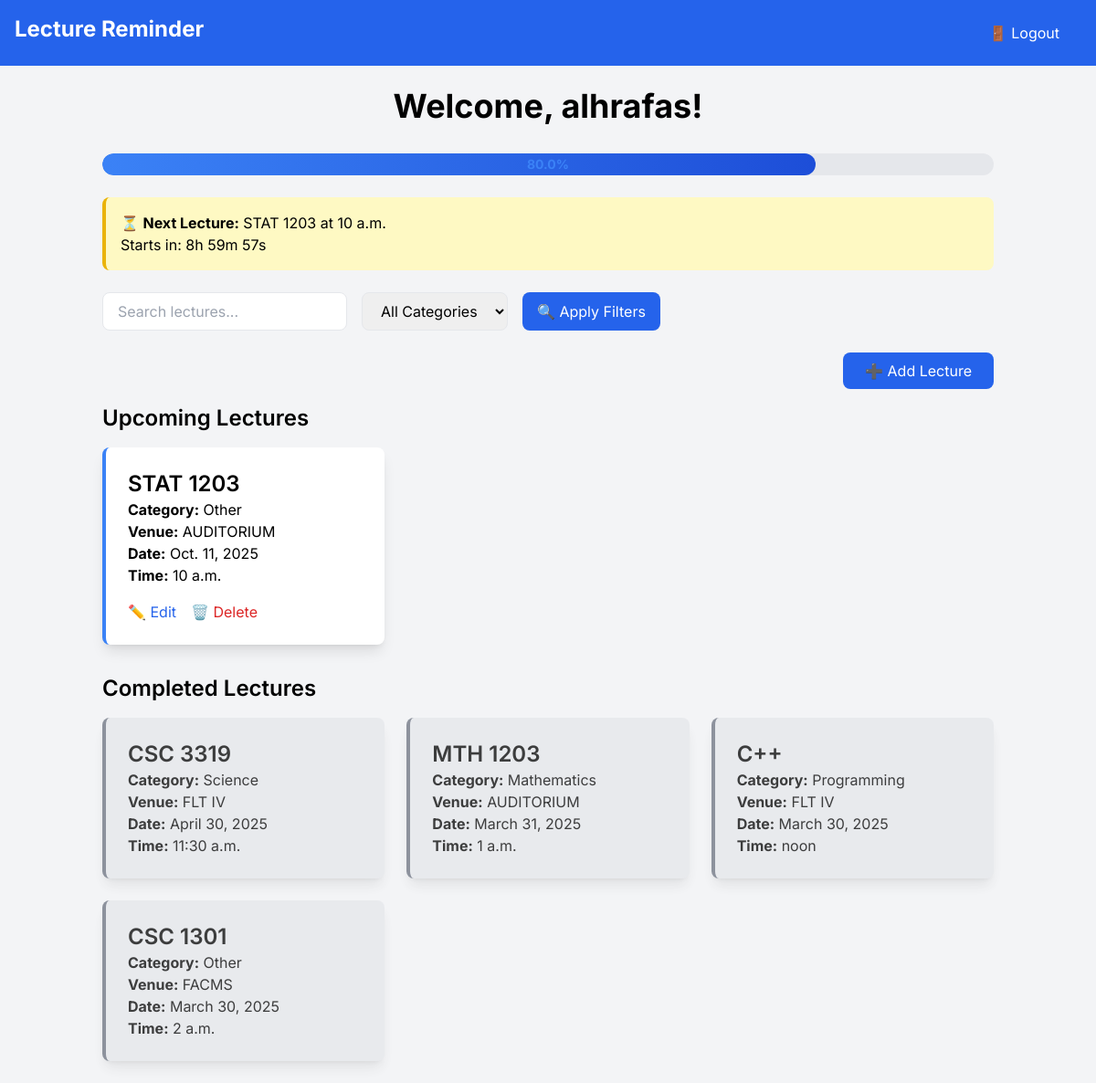
/ (signed in), run on an earlier commit of the app's database.
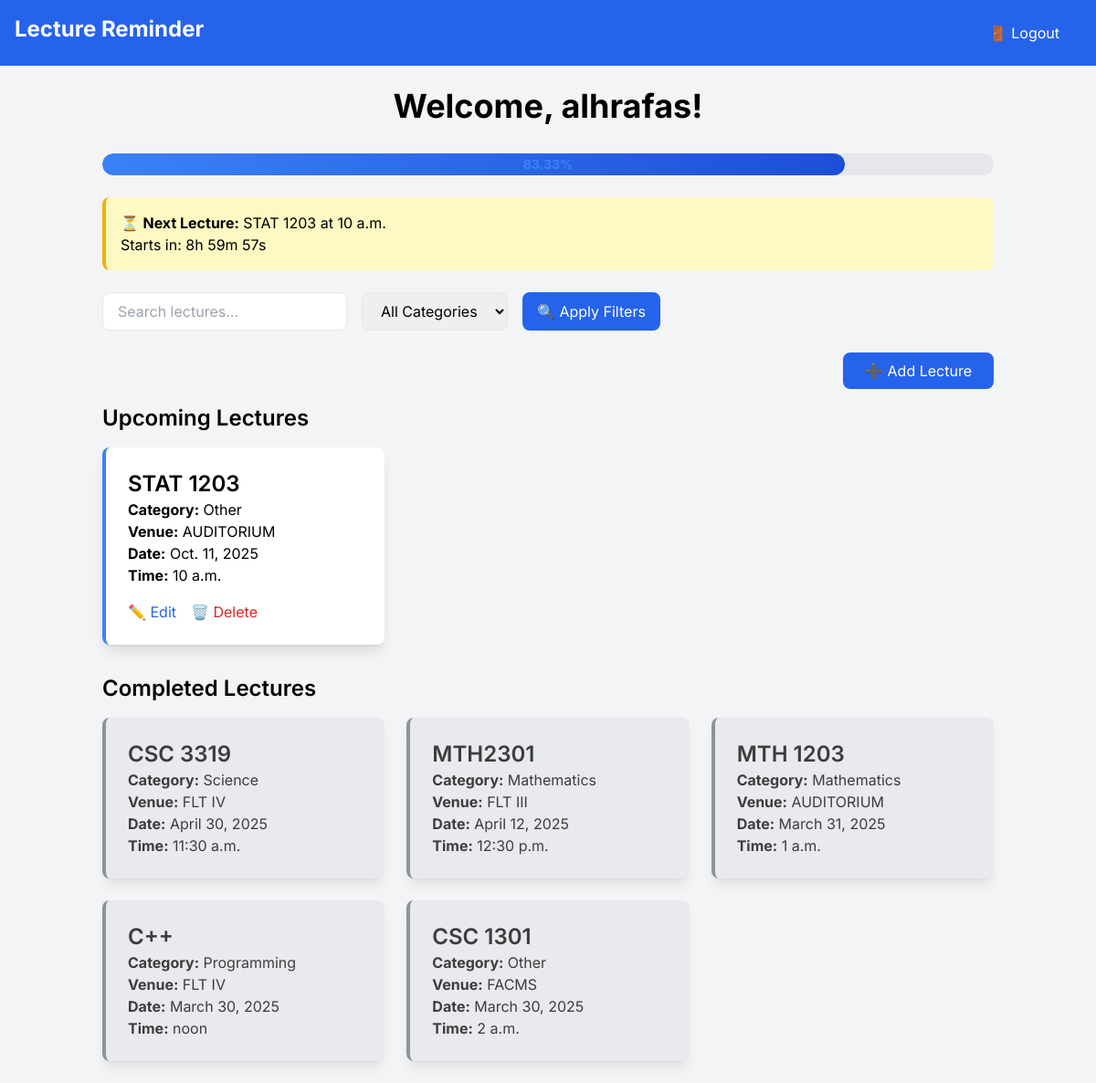
And on a later commit of the database.
### reminder/models.py (models this page shows, shortened)
class Lecture(models.Model):
    CATEGORY_CHOICES = [
        ("math", "Mathematics"),
        ("science", "Science"),
        ("programming", "Programming"),
        ("education", "Education"),
        ("other", "Other"),
    ]
    RECURRING_CHOICES = [
        ('none', 'Does not repeat'),
        ('daily', 'Daily'),
        ('weekly', 'Weekly'),
        ('monthly', 'Monthly'),
    ]
    user = models.ForeignKey(User, on_delete=models.CASCADE)
    title = models.CharField(max_length=200)
    date = models.DateField()
    time = models.TimeField()
    venue = models.CharField(max_length=200, help_text="Lecture Venue")
    reminder_time = models.TimeField(null=True, blank=True)
    is_recurring = models.BooleanField(default=False)
    category = models.CharField(max_length=50, choices=CATEGORY_CHOICES, default="other")
    recurrence = models.CharField(max_length=10, choices=RECURRING_CHOICES, default='none')
    created_at = models.DateTimeField(auto_now_add=True)

### reminder/views.py (the view)
# urls.py: path('', views.dashboard, name='dashboard'),
@login_required
def dashboard(request):
    category_filter = request.GET.get("category", "")
    search_query = request.GET.get("search", "")
    sort_by = request.GET.get("sort", "date_asc")  # Default: Oldest first
    lectures = Lecture.objects.filter(user=request.user)
    completed_lectures = lectures.filter(date__lt=now().date())
    upcoming_lectures = lectures.filter(date__gte=now().date())
    upcoming_soon_lectures = upcoming_lectures.filter(
        date=now().date(),
        time__gte=now().time(),
        time__lte=(now() + timedelta(hours=1)).time()
    )
    if category_filter:
        upcoming_lectures = upcoming_lectures.filter(category=category_filter)
        completed_lectures = completed_lectures.filter(category=category_filter)
    if search_query:
        upcoming_lectures = upcoming_lectures.filter(title__icontains=search_query)
        completed_lectures = completed_lectures.filter(title__icontains=search_query)
    if sort_by == "date_asc":
        upcoming_lectures = upcoming_lectures.order_by("date", "time")
        completed_lectures = completed_lectures.order_by("-date", "-time")
    elif sort_by == "date_desc":
        upcoming_lectures = upcoming_lectures.order_by("-date", "-time")
        completed_lectures = completed_lectures.order_by("date", "time")
    elif sort_by == "title_asc":
        upcoming_lectures = upcoming_lectures.order_by("title")
        completed_lectures = completed_lectures.order_by("title")
    elif sort_by == "title_desc":
        upcoming_lectures = upcoming_lectures.order_by("-title")
        completed_lectures = completed_lectures.order_by("-title")
    total_lectures = lectures.count()
    completed_count = completed_lectures.count()
    progress_percentage = (completed_count / total_lectures * 100) if total_lectures > 0 else 0
    next_lecture = upcoming_lectures.order_by("date", "time").first()
    return render(request, 'reminder/dashboard.html', {
        "next_lecture": next_lecture,
        "upcoming_soon_lectures": upcoming_soon_lectures,
        "upcoming_lectures": upcoming_lectures,
        "completed_lectures": completed_lectures,
        "category_filter": category_filter,
        "search_query": search_query,
        "sort_by": sort_by,
        "progress_percentage": round(progress_percentage, 2),
        "total_lectures": total_lectures,
    })

### reminder/templates/reminder/dashboard.html (shortened to what this page needs)
{% extends 'reminder/base.html' %}
{% block content %}
<h1 class="text-4xl font-bold text-center mb-8">Welcome, {{ user.username }}!</h1>
{% if total_lectures > 0 %}
    <div class="mb-6 bg-gray-200 rounded-full h-6 relative overflow-hidden">
        <div class="bg-gradient-to-r from-blue-500 to-blue-700 h-6 rounded-full text-blue-500 text-sm flex items-center justify-center transition-all duration-1000 ease-in-out"
             style="width: {{ progress_percentage }}%">
            <span class="absolute inset-0 flex items-center justify-center font-bold">
                {{ progress_percentage }}%
            </span>
        </div>
    </div>
{% endif %}
{% if next_lecture %}
    <div class="mb-6 p-4 bg-yellow-100 border-l-4 border-yellow-500 rounded-lg">
        ⏳ <strong>Next Lecture:</strong> {{ next_lecture.title }} at {{ next_lecture.time }}
        <p>Starts in: <span id="countdown"></span></p>
    </div>
{% endif %}
<form method="GET" class="flex flex-col sm:flex-row gap-4 mb-6">
    <input type="text" name="search" placeholder="Search lectures..." value="{{ search_query }}"
        class="w-full sm:w-auto px-4 py-2 border rounded-lg focus:ring focus:ring-blue-300">
    <select name="category" class="w-full sm:w-auto px-4 py-2 border rounded-lg">
        <option value="">All Categories</option>
    </select>
    <button type="submit" class="w-full sm:w-auto bg-blue-600 text-white px-4 py-2 rounded-lg hover:bg-blue-800 transition">
        🔍 Apply Filters
    </button>
</form>
<div class="flex flex-col md:flex-row md:justify-end mb-4">
    <a href="{% url 'add_lecture' %}" class="w-full md:w-auto bg-blue-600 hover:bg-blue-800 text-white px-6 py-2 rounded-lg text-center">
        ➕ Add Lecture
    </a>
</div>
{% if upcoming_lectures or completed_lectures %}
    <h2 class="text-2xl font-semibold mb-4">Upcoming Lectures</h2>
    <div class="grid grid-cols-1 md:grid-cols-2 lg:grid-cols-3 gap-6">
        {% for lecture in upcoming_lectures %}
        <div class="bg-white p-6 rounded-lg shadow-lg border-l-4 border-blue-500">
            <h2 class="text-2xl font-semibold">{{ lecture.title }}</h2>
            <p><strong>Category:</strong> {{ lecture.get_category_display }}</p>
            <p><strong>Venue:</strong> {{ lecture.venue }}</p>
            <p><strong>Date:</strong> {{ lecture.date }}</p>
            <p><strong>Time:</strong> {{ lecture.time }}</p>
            <div class="mt-4 flex space-x-4">
                <a href="{% url 'edit_lecture' pk=lecture.id %}" class="text-blue-600 hover:underline">✏️ Edit</a>
                <a href="{% url 'delete_lecture' pk=lecture.id %}" class="text-red-600 hover:underline"
                   onclick="return confirm('Are you sure you want to delete this lecture?');">🗑️ Delete</a>
            </div>
        </div>
        {% endfor %}
    </div>
    <h2 class="text-2xl font-semibold mt-8 mb-4">Completed Lectures</h2>
    <div class="grid grid-cols-1 md:grid-cols-2 lg:grid-cols-3 gap-6">
        {% for lecture in completed_lectures %}
        <div class="bg-gray-200 p-6 rounded-lg shadow-lg border-l-4 border-gray-500 opacity-75">
            <h2 class="text-2xl font-semibold">{{ lecture.title }}</h2>
            <p><strong>Category:</strong> {{ lecture.get_category_display }}</p>
            <p><strong>Venue:</strong> {{ lecture.venue }}</p>
            <p><strong>Date:</strong> {{ lecture.date }}</p>
            <p><strong>Time:</strong> {{ lecture.time }}</p>
        </div>
        {% endfor %}
    </div>
{% else %}
    <p class="text-center text-gray-600">No lectures scheduled yet. Start by adding one!</p>
{% endif %}
{% endblock %}

What changed in the data, as far as the page shows it:
added Lecture: title "MTH2301", category "Mathematics", venue "FLT III", date "April 12, 2025", time "12:30 p.m.", shown under "Completed Lectures"
Also different on the page:
{{ progress_percentage }}: 80.0 → 83.33 (drawn)
{{ progress_percentage }}: "80.0" → "83.33"
